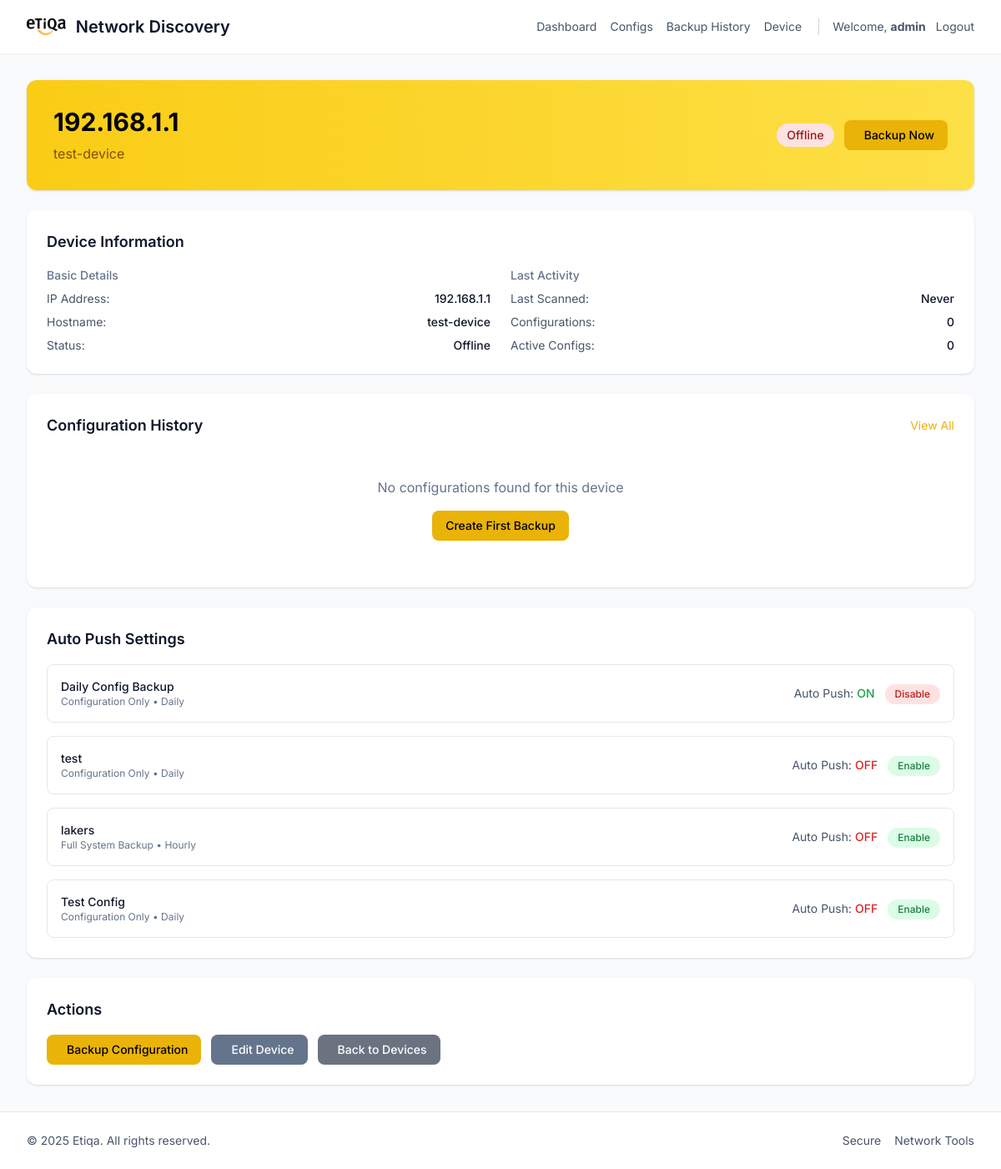
Before: /configs/device/10/ (signed in) with the older database file.
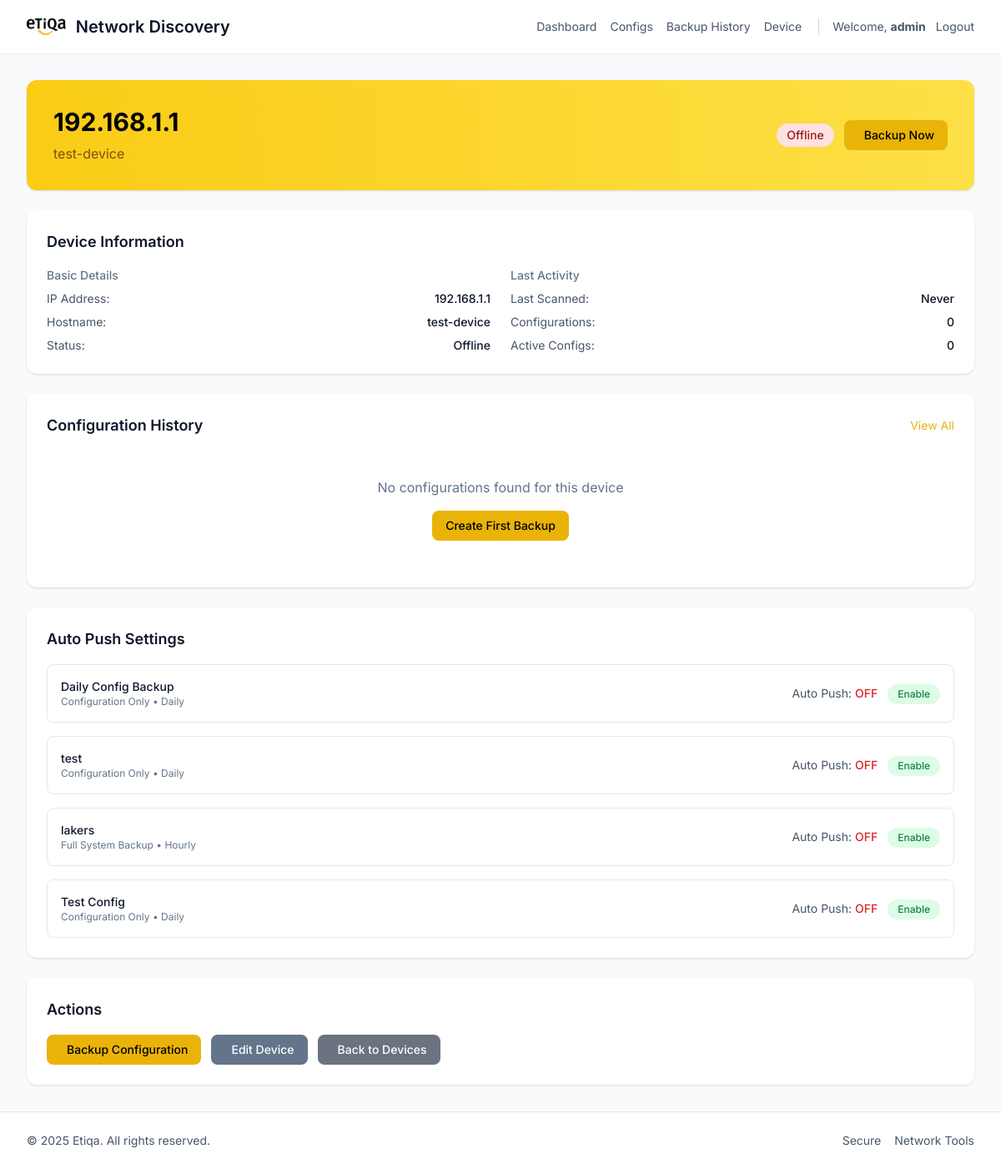
After: the same page with the newer database file.
### network_scanner/models.py (models this page shows, shortened)
class BackupConfig(models.Model):
    BACKUP_TYPES = [
        ('full', 'Full System Backup'),
        ('config', 'Configuration Only'),
        ('data', 'Data Only'),
    ]
    FREQUENCY_CHOICES = [
        ('hourly', 'Hourly'),
        ('daily', 'Daily'),
        ('weekly', 'Weekly'),
        ('monthly', 'Monthly'),
    ]
    name = models.CharField(max_length=100, unique=True)
    backup_type = models.CharField(max_length=10, choices=BACKUP_TYPES, default='config')
    frequency = models.CharField(max_length=10, choices=FREQUENCY_CHOICES, default='daily')
    enabled = models.BooleanField(default=True)
    auto_push_enabled = models.BooleanField(default=False, help_text="Enable automatic push of backups to remote location")
    max_backups = models.PositiveIntegerField(default=30, help_text="Maximum number of backups to keep")
    retention_months = models.PositiveIntegerField(default=6, help_text="Number of months to keep individual backups before archiving")
    archive_old_backups = models.BooleanField(default=True, help_text="Archive old backups instead of deleting them")
    backup_path = models.CharField(max_length=500, default='backups/')
    archive_path = models.CharField(max_length=500, default='backups/archives/', help_text="Path for archived backups")
    include_database = models.BooleanField(default=True)
    include_media = models.BooleanField(default=False)
    include_logs = models.BooleanField(default=True)
    created_at = models.DateTimeField(auto_now_add=True)
    updated_at = models.DateTimeField(auto_now=True)
    last_backup_at = models.DateTimeField(null=True, blank=True)
    next_backup_at = models.DateTimeField(null=True, blank=True)

### network_scanner/views.py (the view)
# urls.py: path("configs/device/<int:device_id>/", views.device_config_detail, name="device_config_detail"),
@login_required
def device_config_detail(request, device_id):
    device = get_object_or_404(Device, id=device_id)
    configs = device.configs.order_by('-backup_timestamp')
    active_configs_count = device.configs.filter(is_active=True).count()
    backup_configs = BackupConfig.objects.all()
    context = {
        'device': device,
        'configs': configs,
        'active_configs_count': active_configs_count,
        'backup_configs': backup_configs,
    }
    return render(request, "network_scanner/device_config_detail.html", context)

### network_scanner/templates/network_scanner/device_config_detail.html (shortened to what the changed rows need)
{% extends 'network_scanner/base.html' %}
{% load static %}
{% block content %}
<section class="space-y-6">
  <div class="bg-gradient-to-r from-yellow-400 to-yellow-300 rounded-xl p-6 sm:p-8 text-black shadow">
    <div class="flex items-center justify-between">
      <div>
        <h1 class="text-2xl sm:text-3xl font-bold">{{ device.ip_address }}</h1>
      </div>
    </div>
  </div>
  <div class="bg-white rounded-xl shadow p-6">
    <h2 class="text-lg font-semibold text-slate-900 mb-4">Device Information</h2>
  </div>
  <div class="bg-white rounded-xl shadow p-6">
    <div class="flex items-center justify-between mb-4">
      <h2 class="text-lg font-semibold text-slate-900">Configuration History</h2>
    </div>
  </div>
  {% if backup_configs %}
  <div class="bg-white rounded-xl shadow p-6">
    <h2 class="text-lg font-semibold text-slate-900 mb-4">Auto Push Settings</h2>
    <div class="space-y-4">
      {% for backup_config in backup_configs %}
      <div class="flex items-center justify-between p-4 border border-slate-200 rounded-lg">
        <div class="flex-1">
          <h3 class="text-sm font-medium text-slate-900">{{ backup_config.name }}</h3>
          <p class="text-xs text-slate-500">{{ backup_config.get_backup_type_display }} • {{ backup_config.get_frequency_display }}</p>
        </div>
        <div class="flex items-center gap-3">
          <span class="text-sm text-slate-600">
            Auto Push:
            <span class="font-medium {% if backup_config.auto_push_enabled %}text-green-600{% else %}text-red-600{% endif %}">
              {% if backup_config.auto_push_enabled %}ON{% else %}OFF{% endif %}
            </span>
          </span>
          <form method="post" action="{% url 'network_scanner:toggle_auto_push' backup_config.id %}" class="inline">
            <button type="submit" class="px-3 py-1 text-xs font-medium rounded-full {% if backup_config.auto_push_enabled %}bg-red-100 text-red-700 hover:bg-red-200{% else %}bg-green-100 text-green-700 hover:bg-green-200{% endif %}">
              {% if backup_config.auto_push_enabled %}Disable{% else %}Enable{% endif %}
            </button>
          </form>
        </div>
      </div>
      {% endfor %}
    </div>
  </div>
  {% endif %}
  <div class="bg-white rounded-xl shadow p-6">
    <h2 class="text-lg font-semibold text-slate-900 mb-4">Actions</h2>
  </div>
</section>
{% endblock %}

Changed rows visible on the page:
changed BackupConfig "Daily Config Backup": auto_push_enabled "ON Disable" → "OFF Enable"
